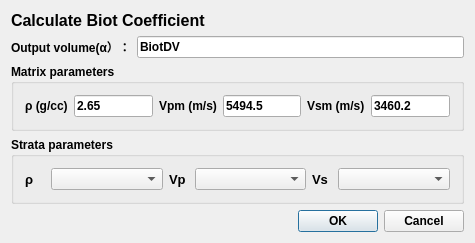
<?xml version="1.0" encoding="UTF-8"?>
<ui version="4.0">
 <class>XDlgCalBiot</class>
 <widget class="QDialog" name="XDlgCalBiot">
  <property name="geometry">
   <rect>
    <x>0</x>
    <y>0</y>
    <width>475</width>
    <height>234</height>
   </rect>
  </property>
  <property name="font">
   <font>
    <weight>75</weight>
    <bold>true</bold>
   </font>
  </property>
  <property name="windowTitle">
   <string>XDlgCalBiot</string>
  </property>
  <layout class="QGridLayout" name="gridLayout_3">
   <item row="2" column="0" colspan="3">
    <widget class="QGroupBox" name="groupBox">
     <property name="title">
      <string>Matrix parameters</string>
     </property>
     <layout class="QGridLayout" name="gridLayout">
      <item row="0" column="0">
       <widget class="QLabel" name="label_4">
        <property name="text">
         <string>ρ (g/cc)</string>
        </property>
       </widget>
      </item>
      <item row="0" column="1">
       <widget class="QLineEdit" name="lineEditP">
        <property name="text">
         <string>2.65</string>
        </property>
       </widget>
      </item>
      <item row="0" column="2">
       <widget class="QLabel" name="label_5">
        <property name="text">
         <string>Vpm (m/s)</string>
        </property>
       </widget>
      </item>
      <item row="0" column="3">
       <widget class="QLineEdit" name="lineEditVp">
        <property name="text">
         <string>5494.5</string>
        </property>
       </widget>
      </item>
      <item row="0" column="4">
       <widget class="QLabel" name="label_6">
        <property name="text">
         <string>Vsm (m/s)</string>
        </property>
       </widget>
      </item>
      <item row="0" column="5">
       <widget class="QLineEdit" name="lineEditVs">
        <property name="text">
         <string>3460.2</string>
        </property>
       </widget>
      </item>
     </layout>
    </widget>
   </item>
   <item row="3" column="0" colspan="3">
    <widget class="QGroupBox" name="groupBox_2">
     <property name="title">
      <string>Strata parameters</string>
     </property>
     <layout class="QGridLayout" name="gridLayout_2">
      <item row="0" column="0">
       <widget class="QLabel" name="label_7">
        <property name="maximumSize">
         <size>
          <width>20</width>
          <height>16777215</height>
         </size>
        </property>
        <property name="font">
         <font>
          <pointsize>10</pointsize>
          <weight>75</weight>
          <bold>true</bold>
         </font>
        </property>
        <property name="text">
         <string>ρ</string>
        </property>
       </widget>
      </item>
      <item row="0" column="1">
       <widget class="QComboBox" name="comboBox"/>
      </item>
      <item row="0" column="2">
       <widget class="QLabel" name="label_8">
        <property name="maximumSize">
         <size>
          <width>20</width>
          <height>16777215</height>
         </size>
        </property>
        <property name="font">
         <font>
          <pointsize>10</pointsize>
          <weight>75</weight>
          <bold>true</bold>
         </font>
        </property>
        <property name="text">
         <string>Vp</string>
        </property>
       </widget>
      </item>
      <item row="0" column="3">
       <widget class="QComboBox" name="comboBox_2"/>
      </item>
      <item row="0" column="4">
       <widget class="QLabel" name="label_9">
        <property name="maximumSize">
         <size>
          <width>20</width>
          <height>16777215</height>
         </size>
        </property>
        <property name="font">
         <font>
          <pointsize>10</pointsize>
         </font>
        </property>
        <property name="text">
         <string>Vs</string>
        </property>
       </widget>
      </item>
      <item row="0" column="5">
       <widget class="QComboBox" name="comboBox_3"/>
      </item>
     </layout>
    </widget>
   </item>
   <item row="1" column="0">
    <widget class="QLabel" name="label_2">
     <property name="text">
      <string>Output volume(α）：</string>
     </property>
    </widget>
   </item>
   <item row="4" column="1">
    <spacer name="verticalSpacer">
     <property name="orientation">
      <enum>Qt::Vertical</enum>
     </property>
     <property name="sizeHint" stdset="0">
      <size>
       <width>20</width>
       <height>57</height>
      </size>
     </property>
    </spacer>
   </item>
   <item row="0" column="0" colspan="2">
    <widget class="QLabel" name="label">
     <property name="font">
      <font>
       <pointsize>12</pointsize>
      </font>
     </property>
     <property name="text">
      <string>Calculate Biot Coefficient</string>
     </property>
    </widget>
   </item>
   <item row="1" column="1" colspan="2">
    <widget class="QLineEdit" name="lineEditDV">
     <property name="text">
      <string>BiotDV</string>
     </property>
    </widget>
   </item>
   <item row="5" column="2">
    <widget class="QDialogButtonBox" name="buttonBox">
     <property name="standardButtons">
      <set>QDialogButtonBox::Cancel|QDialogButtonBox::Ok</set>
     </property>
    </widget>
   </item>
  </layout>
 </widget>
 <layoutdefault spacing="6" margin="11"/>
 <resources>
  <include location="../xconsole/x.qrc"/>
 </resources>
 <connections>
  <connection>
   <sender>buttonBox</sender>
   <signal>rejected()</signal>
   <receiver>XDlgCalBiot</receiver>
   <slot>reject()</slot>
   <hints>
    <hint type="sourcelabel">
     <x>416</x>
     <y>355</y>
    </hint>
    <hint type="destinationlabel">
     <x>392</x>
     <y>289</y>
    </hint>
   </hints>
  </connection>
  <connection>
   <sender>buttonBox</sender>
   <signal>accepted()</signal>
   <receiver>XDlgCalBiot</receiver>
   <slot>accept()</slot>
   <hints>
    <hint type="sourcelabel">
     <x>338</x>
     <y>350</y>
    </hint>
    <hint type="destinationlabel">
     <x>324</x>
     <y>288</y>
    </hint>
   </hints>
  </connection>
 </connections>
</ui>
